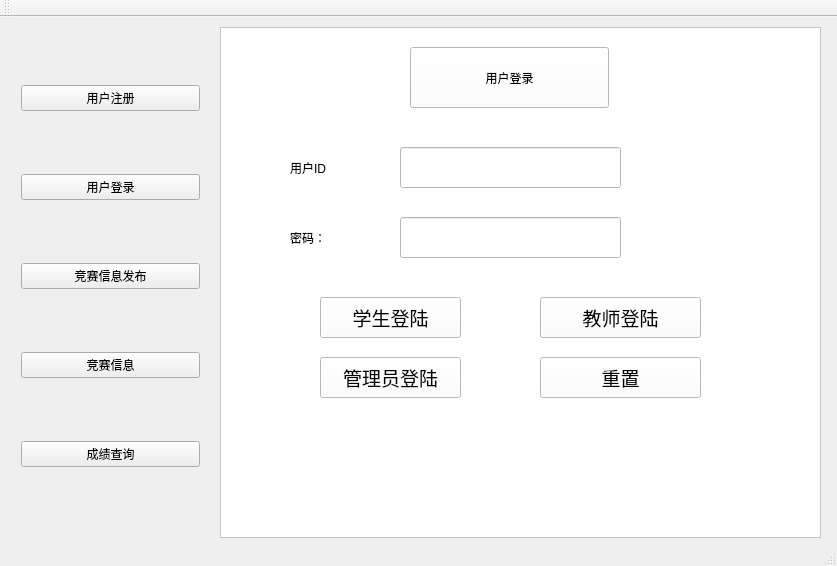
<?xml version="1.0" encoding="UTF-8"?>
<ui version="4.0">
 <class>MainWindow</class>
 <widget class="QMainWindow" name="MainWindow">
  <property name="geometry">
   <rect>
    <x>0</x>
    <y>0</y>
    <width>837</width>
    <height>566</height>
   </rect>
  </property>
  <property name="windowTitle">
   <string>MainWindow</string>
  </property>
  <widget class="QWidget" name="centralWidget">
   <widget class="QWidget" name="verticalLayoutWidget">
    <property name="geometry">
     <rect>
      <x>10</x>
      <y>0</y>
      <width>201</width>
      <height>521</height>
     </rect>
    </property>
    <layout class="QVBoxLayout" name="verticalLayout">
     <item>
      <widget class="QPushButton" name="pushButton_2">
       <property name="styleSheet">
        <string notr="true">font: 14pt &quot;Arial&quot;;
font: 16pt &quot;Arial&quot;;</string>
       </property>
       <property name="text">
        <string>用户注册</string>
       </property>
      </widget>
     </item>
     <item>
      <widget class="QPushButton" name="pushButton">
       <property name="styleSheet">
        <string notr="true">font: 16pt &quot;Arial&quot;;</string>
       </property>
       <property name="text">
        <string>用户登录</string>
       </property>
      </widget>
     </item>
     <item>
      <widget class="QPushButton" name="pushButton_3">
       <property name="styleSheet">
        <string notr="true">font: 16pt &quot;Arial&quot;;</string>
       </property>
       <property name="text">
        <string>竞赛信息发布</string>
       </property>
      </widget>
     </item>
     <item>
      <widget class="QPushButton" name="pushButton_4">
       <property name="styleSheet">
        <string notr="true">font: 16pt &quot;Arial&quot;;</string>
       </property>
       <property name="text">
        <string>竞赛信息</string>
       </property>
      </widget>
     </item>
     <item>
      <widget class="QPushButton" name="pushButton_5">
       <property name="styleSheet">
        <string notr="true">font: 16pt &quot;Arial&quot;;</string>
       </property>
       <property name="text">
        <string>成绩查询</string>
       </property>
      </widget>
     </item>
    </layout>
   </widget>
   <widget class="QFrame" name="frame">
    <property name="geometry">
     <rect>
      <x>220</x>
      <y>10</y>
      <width>601</width>
      <height>511</height>
     </rect>
    </property>
    <property name="styleSheet">
     <string notr="true">background-color: rgb(255, 255, 255);</string>
    </property>
    <property name="frameShape">
     <enum>QFrame::StyledPanel</enum>
    </property>
    <property name="frameShadow">
     <enum>QFrame::Raised</enum>
    </property>
    <widget class="QPushButton" name="pushButton_6">
     <property name="geometry">
      <rect>
       <x>190</x>
       <y>20</y>
       <width>199</width>
       <height>61</height>
      </rect>
     </property>
     <property name="styleSheet">
      <string notr="true">font: 20pt &quot;Arial&quot;;</string>
     </property>
     <property name="text">
      <string>用户登录</string>
     </property>
    </widget>
    <widget class="QWidget" name="widget" native="true">
     <property name="geometry">
      <rect>
       <x>40</x>
       <y>90</y>
       <width>501</width>
       <height>361</height>
      </rect>
     </property>
     <property name="styleSheet">
      <string notr="true">background-color:\rgb(233, 255, 244);</string>
     </property>
     <widget class="QLabel" name="label">
      <property name="geometry">
       <rect>
        <x>30</x>
        <y>30</y>
        <width>91</width>
        <height>41</height>
       </rect>
      </property>
      <property name="styleSheet">
       <string notr="true">
font: 14pt &quot;Arial&quot;;</string>
      </property>
      <property name="text">
       <string>用户ID</string>
      </property>
     </widget>
     <widget class="QLabel" name="label_2">
      <property name="geometry">
       <rect>
        <x>30</x>
        <y>100</y>
        <width>91</width>
        <height>41</height>
       </rect>
      </property>
      <property name="styleSheet">
       <string notr="true">
font: 14pt &quot;Arial&quot;;</string>
      </property>
      <property name="text">
       <string>密码：</string>
      </property>
     </widget>
     <widget class="QLineEdit" name="lineEdit">
      <property name="geometry">
       <rect>
        <x>140</x>
        <y>30</y>
        <width>221</width>
        <height>41</height>
       </rect>
      </property>
      <property name="font">
       <font>
        <family>Arial</family>
        <pointsize>14</pointsize>
       </font>
      </property>
     </widget>
     <widget class="QLineEdit" name="lineEdit_2">
      <property name="geometry">
       <rect>
        <x>140</x>
        <y>100</y>
        <width>221</width>
        <height>41</height>
       </rect>
      </property>
      <property name="font">
       <font>
        <family>Arial</family>
        <pointsize>14</pointsize>
       </font>
      </property>
     </widget>
     <widget class="QPushButton" name="pushButton_7">
      <property name="geometry">
       <rect>
        <x>60</x>
        <y>180</y>
        <width>141</width>
        <height>41</height>
       </rect>
      </property>
      <property name="font">
       <font>
        <family>Arial</family>
        <pointsize>14</pointsize>
       </font>
      </property>
      <property name="text">
       <string>学生登陆</string>
      </property>
     </widget>
     <widget class="QPushButton" name="pushButton_8">
      <property name="geometry">
       <rect>
        <x>280</x>
        <y>240</y>
        <width>161</width>
        <height>41</height>
       </rect>
      </property>
      <property name="font">
       <font>
        <family>Arial</family>
        <pointsize>14</pointsize>
       </font>
      </property>
      <property name="text">
       <string>重置</string>
      </property>
     </widget>
     <widget class="QPushButton" name="pushButton_9">
      <property name="geometry">
       <rect>
        <x>280</x>
        <y>180</y>
        <width>161</width>
        <height>41</height>
       </rect>
      </property>
      <property name="font">
       <font>
        <family>Arial</family>
        <pointsize>14</pointsize>
       </font>
      </property>
      <property name="text">
       <string>教师登陆</string>
      </property>
     </widget>
     <widget class="QPushButton" name="pushButton_10">
      <property name="geometry">
       <rect>
        <x>60</x>
        <y>240</y>
        <width>141</width>
        <height>41</height>
       </rect>
      </property>
      <property name="font">
       <font>
        <family>Arial</family>
        <pointsize>14</pointsize>
       </font>
      </property>
      <property name="text">
       <string>管理员登陆</string>
      </property>
     </widget>
    </widget>
   </widget>
  </widget>
  <widget class="QMenuBar" name="menuBar">
   <property name="geometry">
    <rect>
     <x>0</x>
     <y>0</y>
     <width>837</width>
     <height>17</height>
    </rect>
   </property>
  </widget>
  <widget class="QToolBar" name="mainToolBar">
   <attribute name="toolBarArea">
    <enum>TopToolBarArea</enum>
   </attribute>
   <attribute name="toolBarBreak">
    <bool>false</bool>
   </attribute>
  </widget>
  <widget class="QStatusBar" name="statusBar"/>
 </widget>
 <layoutdefault spacing="6" margin="11"/>
 <resources/>
 <connections/>
</ui>
